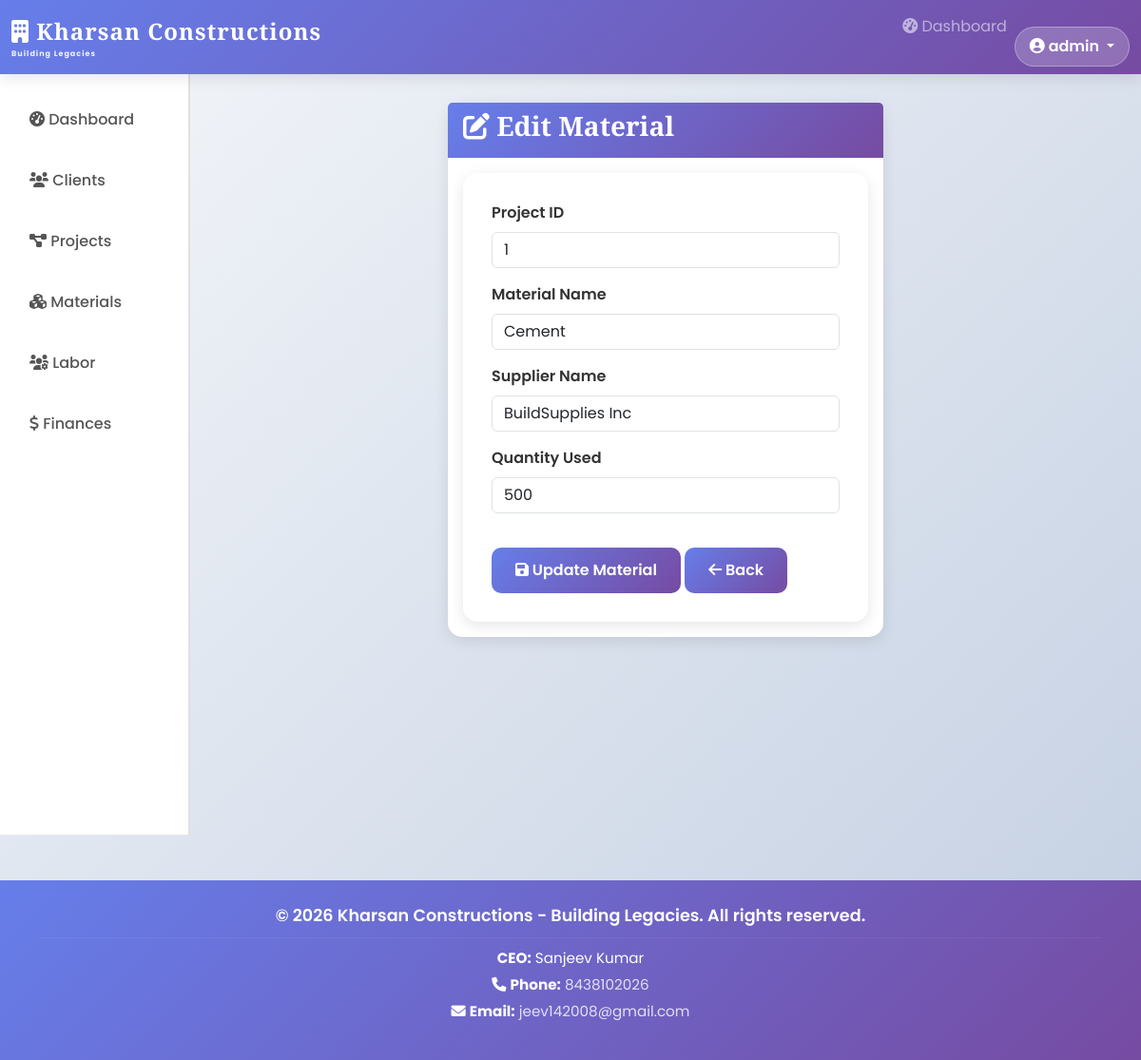
The page /edit_material/1 (signed in) on the database its author committed.
### tables this page shows
CREATE TABLE materials (
    material_id INTEGER PRIMARY KEY AUTOINCREMENT,
    project_id INTEGER,
    name TEXT NOT NULL,
    supplier_name TEXT,
    quantity_used INTEGER,
    FOREIGN KEY (project_id) REFERENCES projects(project_id)
);

### backend.py (the view, shortened to what this page needs)
@app.route('/edit_material/<int:id>', methods=['GET', 'POST'])
@login_required
def edit_material(id):
    conn = get_db_connection()
    material = conn.execute('SELECT * FROM materials WHERE material_id = ?', (id,)).fetchone()
    conn.close()
    return render_template('edit_material.html', material=material)

### backend.py (called while the page is built)
def get_db_connection():
    conn = sqlite3.connect(DATABASE)
    conn.row_factory = sqlite3.Row
    return conn

def login_required(f):
    @wraps(f)
    def decorated_function(*args, **kwargs):
        if 'user_id' not in session:
            return redirect(url_for('login'))
        return f(*args, **kwargs)
    return decorated_function

### templates/edit_material.html (shortened to what this page needs)
{% extends "base.html" %}
{% block content %}
<div class="row justify-content-center">
    <div class="col-md-6">
        <div class="card">
            <div class="card-header">
                <h3><i class="fas fa-edit"></i> Edit Material</h3>
            </div>
            <div class="card-body">
                <form action="{{ url_for('edit_material', id=material['material_id']) }}" method="post">
                    <div class="mb-3">
                        <label for="project_id" class="form-label">Project ID</label>
                        <input type="number" class="form-control" id="project_id" name="project_id" value="{{ material['project_id'] }}" required>
                    </div>
                    <div class="mb-3">
                        <label for="name" class="form-label">Material Name</label>
                        <input type="text" class="form-control" id="name" name="name" value="{{ material['name'] }}" required>
                    </div>
                    <div class="mb-3">
                        <label for="supplier_name" class="form-label">Supplier Name</label>
                        <input type="text" class="form-control" id="supplier_name" name="supplier_name" value="{{ material['supplier_name'] }}">
                    </div>
                    <div class="mb-3">
                        <label for="quantity_used" class="form-label">Quantity Used</label>
                        <input type="number" class="form-control" id="quantity_used" name="quantity_used" value="{{ material['quantity_used'] }}" min="0">
                    </div>
                    <button type="submit" class="btn btn-primary"><i class="fas fa-save"></i> Update Material</button>
                    <a href="{{ url_for('materials') }}" class="btn btn-secondary"><i class="fas fa-arrow-left"></i> Back</a>
                </form>
            </div>
        </div>
    </div>
</div>
{% endblock %}

### static/style.css (style rules this page uses)
* { font-family: 'Poppins', sans-serif; margin: 0; padding: 0; box-sizing: border-box; }
h1, h2, h3, h4, h5, h6 { font-family: 'Playfair Display', serif; font-weight: 700; }
body { background: linear-gradient(135deg, #f5f7fa 0%, #c3cfe2 100%); min-height: 100vh; }
form { background: white; padding: 30px; border-radius: 15px; box-shadow: 0 4px 15px rgba(0, 0, 0, 0.1); animation: slideUp 0.6s ease-out; max-width: 600px; }
label { display: block; margin-bottom: 8px; font-weight: 600; color: #333; }
input, select, textarea { width: 100%; padding: 12px 15px; margin-top: 5px; border: 2px solid #e0e0e0; border-radius: 10px; font-size: 1rem; transition: all 0.3s ease; font-family: 'Poppins', sans-serif; }
button, .btn { padding: 12px 25px; background: linear-gradient(135deg, #667eea 0%, #764ba2 100%); color: white; border: none; border-radius: 10px; cursor: pointer; font-weight: 600; font-size: 1rem; transition: all 0.3s ease; font-family: 'Poppins', sans-serif; margin-top: 20px; }
.card { border: none; border-radius: 15px; box-shadow: 0 4px 15px rgba(0, 0, 0, 0.1); transition: all 0.3s ease; animation: fadeIn 0.6s ease-in; }
.card-header { background: linear-gradient(135deg, #667eea 0%, #764ba2 100%); color: white; border-radius: 15px 15px 0 0; border: none; font-weight: 600; }
a { color: #667eea; text-decoration: none; transition: all 0.3s ease; }

### templates/base.html (style rules this page uses)
* { font-family: 'Poppins', sans-serif; }
h1, h2, h3, h4, h5, h6 { font-family: 'Playfair Display', serif; font-weight: 700; }
body { background-color: #f5f7fa; animation: fadeIn 0.5s ease-in; }

### rows shown on the page
materials: project_id "1", name "Cement", supplier_name "BuildSupplies Inc", quantity_used "500"

### other values the page prints
{{ session['username'] }} "admin"
